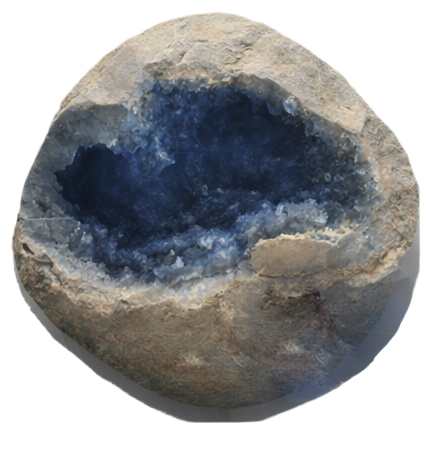
#> input picture UI Mockup/images/knobs/Albedo.png, 433 x 475 px; its folder holds only this picture in this run
$ python create_asset_contact_sheet.py
#> lines starting #> are read from the running program, lines starting #| are printed output that depends on the picture
#!/usr/bin/env python3
"""Create visual contact sheet of all knob assets.

Generates a grid layout showing all existing assets with labels,
making it easy to review and select which ones to use.

Usage:
    python3 tools/create_asset_contact_sheet.py --input "UI Mockup/images/knobs" --output "UI Mockup/asset_contact_sheet.png"
"""

import argparse
import sys
from pathlib import Path
from typing import List, Tuple

try:
    from PIL import Image, ImageDraw, ImageFont
except ImportError:
    print("❌ Missing Pillow. Install with: pip3 install Pillow")
    sys.exit(1)


def create_thumbnail(img_path: Path, size: Tuple[int, int] = (256, 256)) -> Image.Image:
    """Create thumbnail with padding and border.

    Args:
        img_path: Path to image
        size: Thumbnail size (width, height)

    Returns:
        Thumbnail image
    """
    img = Image.open(img_path)

    # Convert to RGBA
    if img.mode != 'RGBA':
        img = img.convert('RGBA')

    # Resize to fit within bounds
    img.thumbnail(size, Image.Resampling.LANCZOS)

    # Create padded background
    thumb = Image.new('RGBA', size, (50, 50, 55, 255))

    # Center image
    x = (size[0] - img.width) // 2
    y = (size[1] - img.height) // 2
    thumb.paste(img, (x, y), img)

    return thumb


def create_contact_sheet(
    image_paths: List[Path],
    output_path: Path,
    cols: int = 4,
    thumb_size: int = 256,
    label_height: int = 60,
    title: str = "Monument Knob Assets"
):
    """Create contact sheet grid.

    Args:
        image_paths: List of image file paths
        output_path: Output path for contact sheet
        cols: Number of columns
        thumb_size: Thumbnail size (square)
        label_height: Height of label area below thumbnail
        title: Sheet title
    """
    if not image_paths:
        print("❌ No images to process")
        return

    # Calculate grid dimensions
    rows = (len(image_paths) + cols - 1) // cols

    cell_width = thumb_size + 20
    cell_height = thumb_size + label_height + 20

    title_height = 80
    margin = 20

    sheet_width = cols * cell_width + margin * 2
    sheet_height = rows * cell_height + title_height + margin * 2

    # Create canvas
    canvas = Image.new('RGB', (sheet_width, sheet_height), (30, 32, 35))
    draw = ImageDraw.Draw(canvas)

    # Try to load font
    try:
        title_font = ImageFont.truetype("/System/Library/Fonts/Helvetica.ttc", 32)
        label_font = ImageFont.truetype("/System/Library/Fonts/Helvetica.ttc", 14)
    except:
        title_font = ImageFont.load_default()
        label_font = ImageFont.load_default()

    # Draw title
    title_bbox = draw.textbbox((0, 0), title, font=title_font)
    title_width = title_bbox[2] - title_bbox[0]
    title_x = (sheet_width - title_width) // 2
    draw.text((title_x, margin + 20), title, fill=(220, 220, 220), font=title_font)

    # Draw grid
    for i, img_path in enumerate(image_paths):
        row = i // cols
        col = i % cols

        x = margin + col * cell_width + 10
        y = title_height + margin + row * cell_height + 10

        # Create thumbnail
        try:
            thumb = create_thumbnail(img_path, (thumb_size, thumb_size))
            canvas.paste(thumb, (x, y), thumb)
        except Exception as e:
            print(f"⚠️  Failed to process {img_path.name}: {e}")
            continue

        # Draw label
        label_y = y + thumb_size + 10

        # Shorten filename if too long
        label = img_path.stem
        if len(label) > 30:
            label = label[:27] + "..."

        # Draw label background
        label_bbox = draw.textbbox((x, label_y), label, font=label_font)
        draw.rectangle(
            [x - 2, label_y - 2, x + thumb_size + 2, label_bbox[3] + 2],
            fill=(40, 42, 45)
        )

        # Draw label text
        draw.text((x + 5, label_y), label, fill=(180, 180, 185), font=label_font)

        # Draw index number
        index_text = f"#{i+1}"
        draw.text((x + 5, y + 5), index_text, fill=(100, 180, 255), font=label_font)

    # Save
    canvas.save(output_path, "PNG")
    print(f"✅ Contact sheet saved: {output_path}")


def main():
    parser = argparse.ArgumentParser(description="Create asset contact sheet")

    parser.add_argument(
        "--input",
        type=str,
        default="UI Mockup/images/knobs",
        help="Input directory"
    )

    parser.add_argument(
        "--output",
        type=str,
        default="UI Mockup/knob_assets_contact_sheet.png",
        help="Output file path"
    )

    parser.add_argument(
        "--cols",
        type=int,
        default=4,
        help="Number of columns"
    )

    parser.add_argument(
        "--thumb-size",
        type=int,
        default=256,
        help="Thumbnail size in pixels"
    )

    args = parser.parse_args()

    input_dir = Path(args.input)
    output_path = Path(args.output)

    if not input_dir.exists():
        print(f"❌ Input directory not found: {input_dir}")
        sys.exit(1)

    # Get all PNG files
    image_paths = sorted(input_dir.glob("*.png"))

    # Categorize
    stone_knobs = [f for f in image_paths if "stone_rotary_knob" in f.name]
    led_glows = [f for f in image_paths if "amorphous" in f.name or "glowing_led" in f.name]
    switches = [f for f in image_paths if "switch" in f.name]
    pbr_maps = [f for f in image_paths if f.name in ["Albedo.png", "AORoughness.png", "EnvironmentalGlow.png", "RGB Image.png", "RGBA-Image.png"]]

    print(f"\n📊 Creating contact sheets...\n")

    # Create separate sheets for each category
    if stone_knobs:
        print(f"Stone knobs: {len(stone_knobs)} assets")
        create_contact_sheet(
            stone_knobs,
            output_path.parent / "contact_sheet_stone_knobs.png",
            cols=args.cols,
            thumb_size=args.thumb_size,
            title="Stone Knob Variants"
        )

    if led_glows:
        print(f"LED/Crystal glows: {len(led_glows)} assets")
        create_contact_sheet(
            led_glows,
            output_path.parent / "contact_sheet_crystal_glows.png",
            cols=args.cols,
            thumb_size=args.thumb_size,
            title="Crystal Glow Overlays"
        )

    if switches:
        print(f"Switches: {len(switches)} assets")
        create_contact_sheet(
            switches,
            output_path.parent / "contact_sheet_switches.png",
            cols=args.cols,
            thumb_size=args.thumb_size,
            title="Stone Switches"
        )

    # Create combined overview
    print(f"\nCreating combined overview...")
    create_contact_sheet(
        image_paths,
        output_path,
        cols=6,
        thumb_size=200,
        title="All Monument Knob Assets"
    )
#> in create_contact_sheet, `canvas = Image.new('RGB', (sheet_width, sheet_height), (30, 32, 35))`:
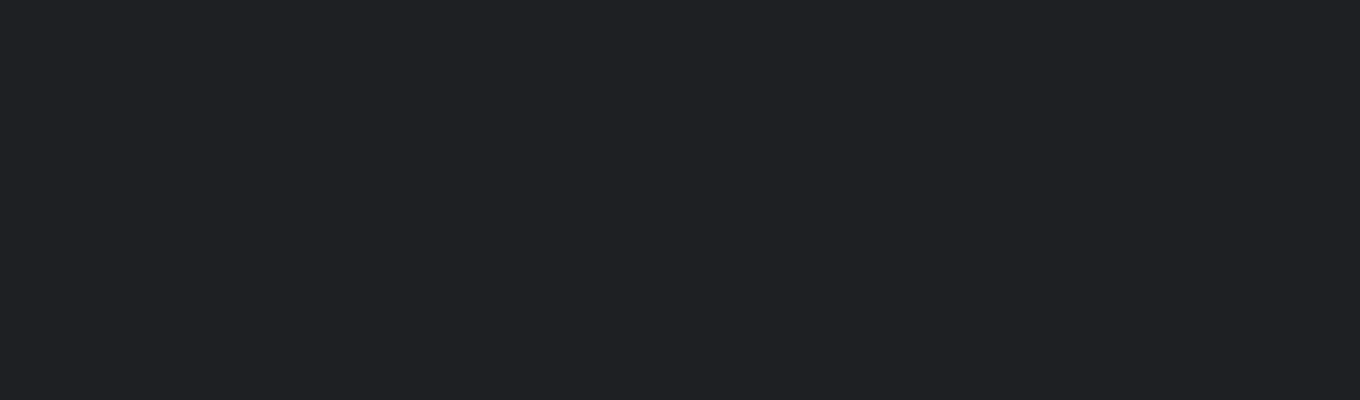
#> canvas: PIL image 1360x400 RGB; mean R, G, B 30, 32, 35
#> in create_contact_sheet, `title_bbox = draw.textbbox((0, 0), title, font=title_font)`: title_bbox = (0, 6, 427, 30)
#> in create_contact_sheet, `title_width = title_bbox[2] - title_bbox[0]`: title_width = 427
#> in create_contact_sheet, `title_x = (sheet_width - title_width) // 2`: title_x = 466
#> in create_thumbnail, img is the input picture: PIL image 433x475 RGBA; mean R, G, B, A 140.3, 141.4, 143.1, 156.4
#> in create_thumbnail, `thumb = Image.new('RGBA', size, (50, 50, 55, 255))`:
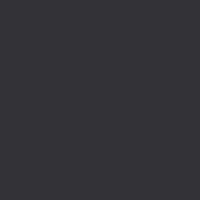
#> thumb: PIL image 200x200 RGBA; mean R, G, B, A 50, 50, 55, 255
#> in create_thumbnail, `thumb.paste(img, (x, y), img)`:
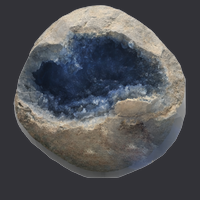
#> thumb: PIL image 200x200 RGBA; mean R, G, B, A 77.8, 78.6, 82.1, 253.7; transparent parts drawn white
#> in create_contact_sheet, `canvas.paste(thumb, (x, y), thumb)`:
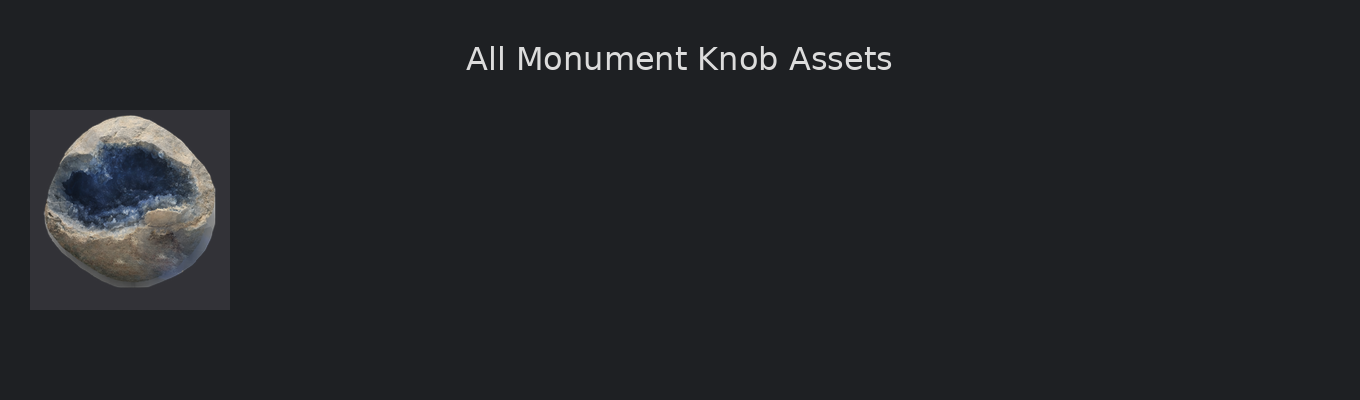
#> canvas: PIL image 1360x400 RGB; mean R, G, B 34.5, 36.4, 39.4
#> in create_contact_sheet, `label_bbox = draw.textbbox((x, label_y), label, font=label_font)`: label_bbox = (30, 322, 78, 333)

    print(f"\n✅ All contact sheets created in: {output_path.parent}")


if __name__ == "__main__":
    main()

$ run again, on UI Mockup/images/knobs/stone_rotary_knob_glowing_led_center_decorative_isolated_on_p_315a7246-4392-4c23-8a9f-cbe7ad29dda5_3.png
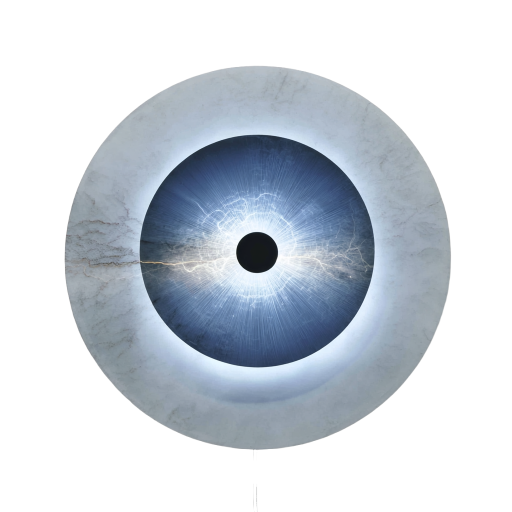
#> input picture UI Mockup/images/knobs/stone_rotary_knob_glowing_led_center_decorative_isolated_on_p_315a7246-4392-4c23-8a9f-cbe7ad29dda5_3.png, 1024 x 1024 px (shown at 1/2 size)
#> title_bbox = (0, 6, 324, 30)
#> title_width = 324
#> title_x = 410
#> in create_thumbnail, img is the input picture: PIL image 1024x1024 RGBA; mean R, G, B, A 186.4, 193.6, 201.5, 113.2
#> img: PIL image 256x256 RGBA
#> label_bbox = (30, 378, 245, 392)
#> title_bbox = (0, 6, 353, 37)
#> title_width = 353
#> title_x = 395
#> in create_contact_sheet (call 2), `canvas.save(output_path, "PNG")`:
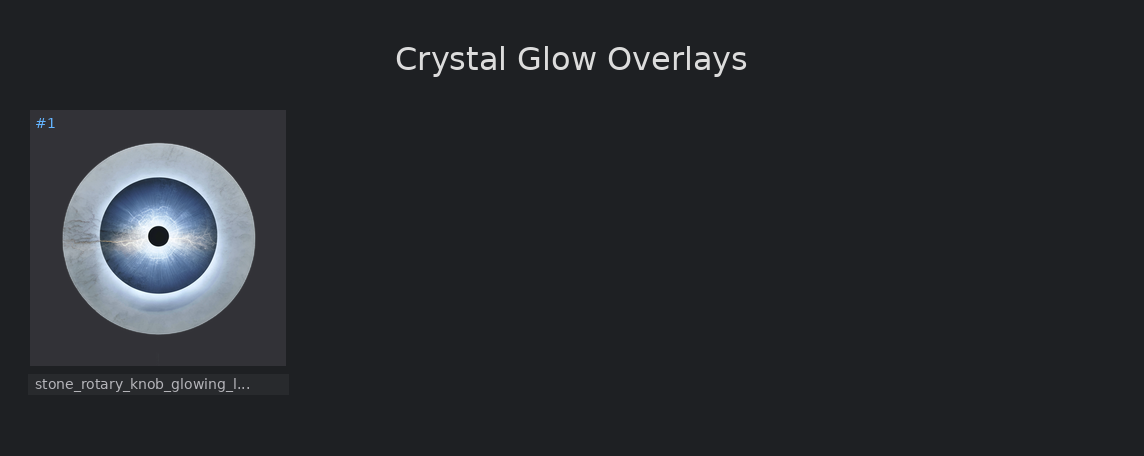
#> saved as contact_sheet_crystal_glows.png: PIL image 1144x456 RGB; mean R, G, B 38.7, 41.3, 45.3
#> title_bbox = (0, 6, 427, 30)
#> title_width = 427
#> title_x = 466
#> img: PIL image 200x200 RGBA
#> label_bbox = (30, 322, 245, 336)
#> in create_contact_sheet (call 3), `canvas.save(output_path, "PNG")`:
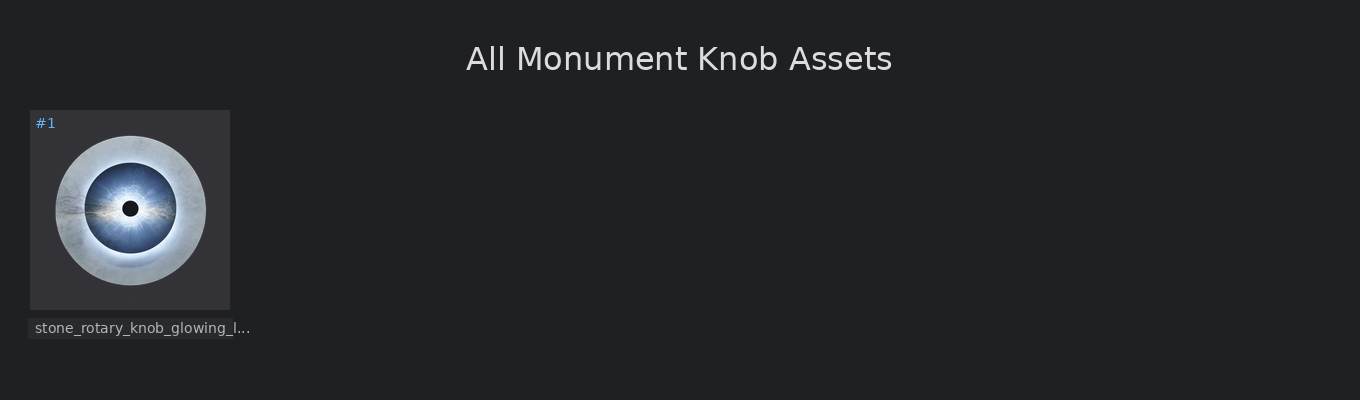
#> saved as knob_assets_contact_sheet.png: PIL image 1360x400 RGB; mean R, G, B 35.7, 38, 41.6

$ run again, on UI Mockup/images/knobs/stone_rotary_knob_glowing_led_center_decorative_isolated_on_p_855f2c8b-55f8-48c8-9a4e-be48d5e15d06_1.png
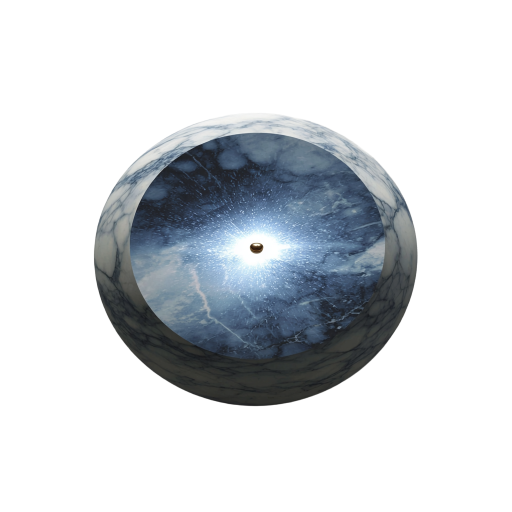
#> input picture UI Mockup/images/knobs/stone_rotary_knob_glowing_led_center_decorative_isolated_on_p_855f2c8b-55f8-48c8-9a4e-be48d5e15d06_1.png, 1024 x 1024 px (shown at 1/2 size)
#> title_bbox = (0, 6, 324, 30)
#> title_width = 324
#> title_x = 410
#> in create_thumbnail, img is the input picture: PIL image 1024x1024 RGBA; mean R, G, B, A 202.2, 206, 209.4, 72.1
#> img: PIL image 256x256 RGBA
#> label_bbox = (30, 378, 245, 392)
#> title_bbox = (0, 6, 353, 37)
#> title_width = 353
#> title_x = 395
#> in create_contact_sheet (call 2), `canvas.save(output_path, "PNG")`:
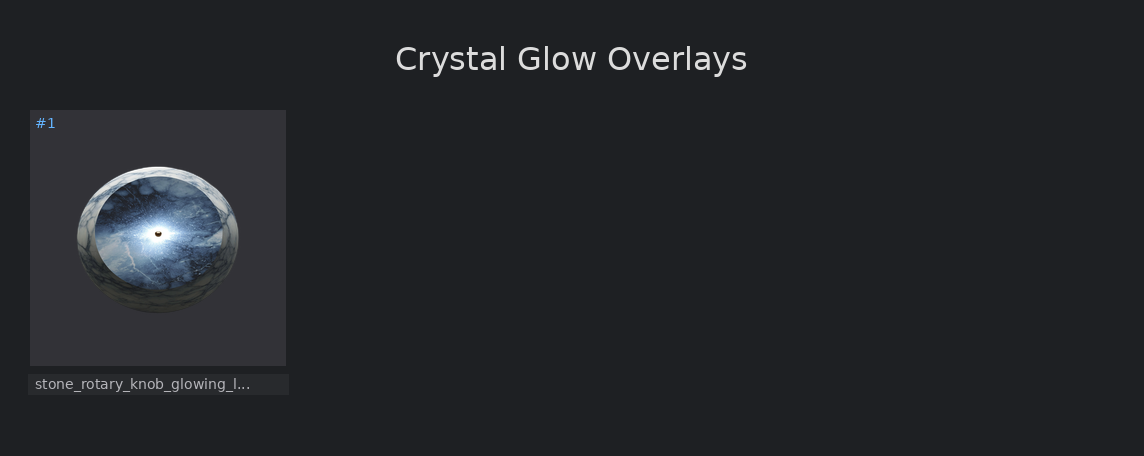
#> saved as contact_sheet_crystal_glows.png: PIL image 1144x456 RGB; mean R, G, B 35.2, 37.4, 41
#> title_bbox = (0, 6, 427, 30)
#> title_width = 427
#> title_x = 466
#> img: PIL image 200x200 RGBA
#> label_bbox = (30, 322, 245, 336)
#> in create_contact_sheet (call 3), `canvas.save(output_path, "PNG")`:
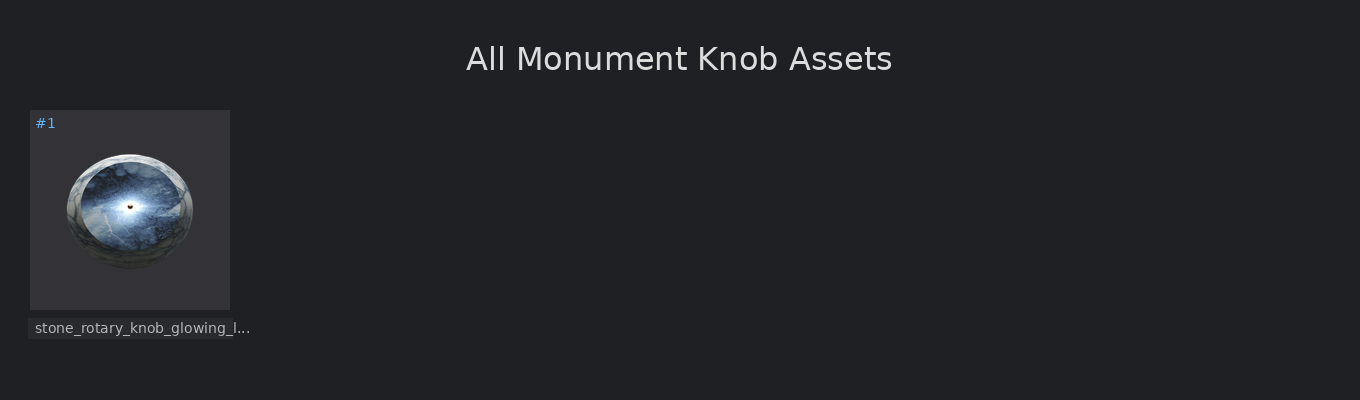
#> saved as knob_assets_contact_sheet.png: PIL image 1360x400 RGB; mean R, G, B 33.6, 35.8, 39.1
